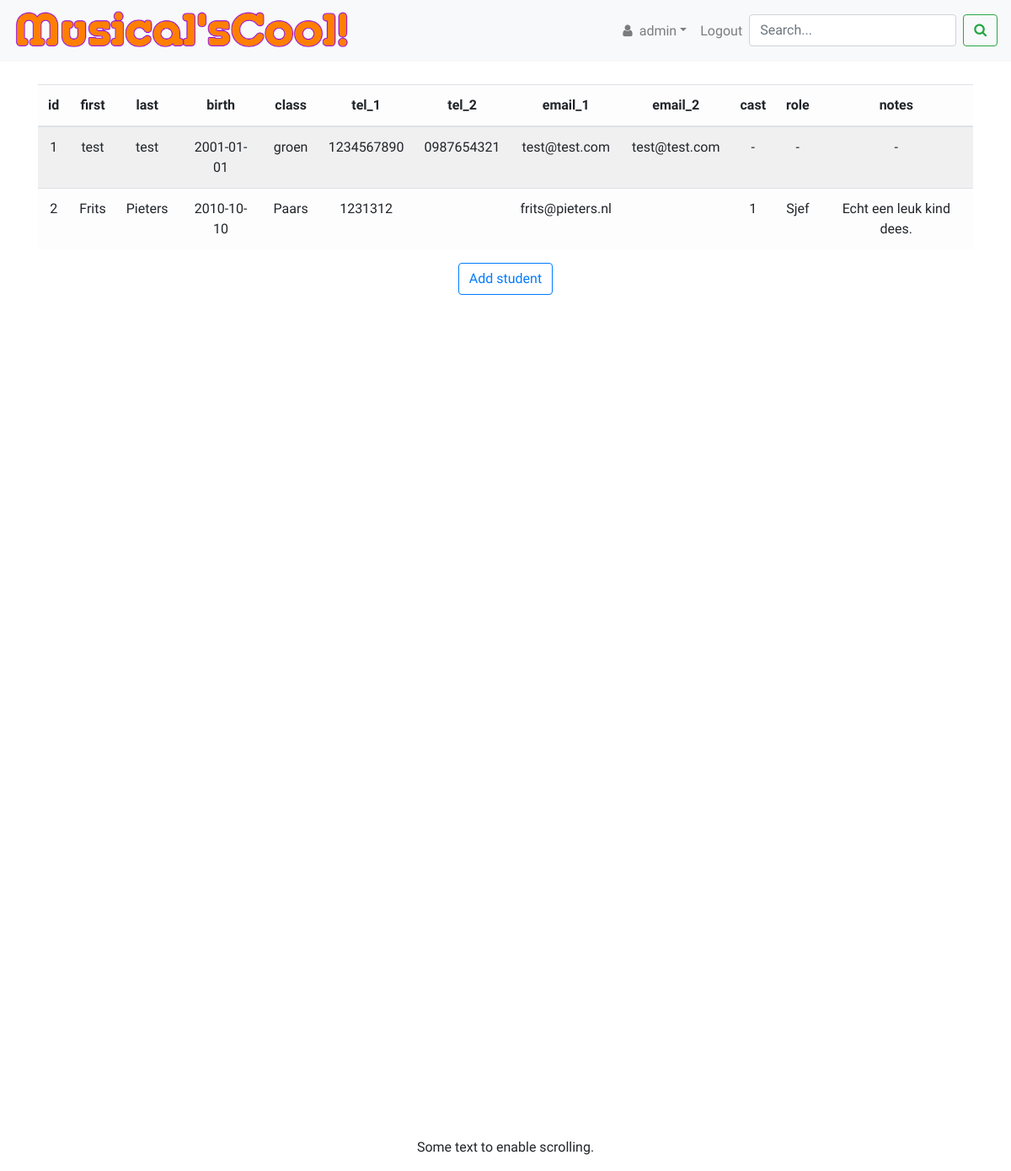
Page /index (signed in) on the committed database.
### tables this page shows
CREATE TABLE 'students' (
    'id' integer PRIMARY KEY AUTOINCREMENT NOT NULL, 
    'first' text NOT NULL, 
    'last' text NOT NULL, 
    'birth' date NOT NULL, 
    'class' text NOT NULL, 
    'tel_1' text NOT NULL, 
    'tel_2' text, 
    'email_1' text NOT NULL, 
    'email_2' text, 
    'cast' text, 
    'role' text, 
    'notes' text
);

### app.py (the view)
@login_required
@app.route("/", methods =["GET", "POST"])
@app.route("/index", methods =["GET", "POST"])
def index():
    if request.method == "POST":
        print("INDEX POST")
        """TODO"""
        """
        - Get search query
        - Run query on students database
        - return results
        - dispaly results on index.html
        """
        return redirect(url_for("index"))
    else:
        print("INDEX GET")
        conn = connect_db(database)
        conn.row_factory = dict_factory
        query = "SELECT * FROM students"
        records = search_student(conn, query)
        if not records:
            return render_template("index.html")
        for record in records:
            for value in record:
                if record[value] == None:
                    record[value] = "-"
        student_cast = 2
        headers = list(records[0])
        return render_template("index.html",
                            session = session,
                            records = records,
                            headers = headers,
                            student_classes = student_classes,
                            student_cast = student_cast)

### app.py (called while the page is built)
@app.after_request
def after_request(response):
    response.headers["Cache-Control"] = "no-cache, no-store, must-revalidate"
    response.headers["Expires"] = 0
    response.headers["Pragma"] = "no-cache"
    return response

### helpers.py (called while the page is built)
def connect_db(db_file):
    conn = None
    try:
        conn = sqlite3.connect(db_file)
        print("Succesfully connected to {}".format(db_file))
        return conn
    except sqlite3.Error as error:
        print("Failed to connect to database. Error:", error)

def dict_factory(cursor, row):
    d = {}
    for idx, col in enumerate(cursor.description):
        d[col[0]] = row[idx]
    return d

def search_student(conn, query):
    try:
        cur = conn.cursor()
        records = cur.execute(query).fetchall()
    except sqlite3.Error as error:
        print("Failed to search students table. Error", error)
    else:
        if len(records) >= 1:
            print(len(records),"record(s) matched the search query.")
            return records

### templates/index.html (shortened to what this page needs)
{% extends "layout.html" %}
{% block main %}
{% if not session.user_id %}
    <div class="container">
        <div class="container text-left">
            <p>Welcome to the Musical'sCool database. Please login first.</p>
        </div>
    </div>
{% else %}
    {% if records %}
    <table id="table" class="table table-light table-striped display">
        <thead>
            <tr>
                {% for head in headers %}
                <th>{{ head }}</th>
                {% endfor %}
            </tr>
        </thead>
        <tbody>
            {% for record in records %}
            <tr>
                {% for value in record %}
                <td>{{ record[value] }}</td>
                {% endfor %}
            </tr>
            {% endfor %}
        </tbody>
    </table>
    {% endif %}
    <button class="btn btn-outline-primary" onclick="showForm()" id="newStudentBtn">Add student</button>
{% endif %}
{% endblock %}

### templates/layout.html (shortened to what this page needs)
<!DOCTYPE html>
<html lang="en">
    <head>
        <link rel="stylesheet" href="https://maxcdn.bootstrapcdn.com/bootstrap/4.1.3/css/bootstrap.min.css">
        <link rel="stylesheet" href="https://maxcdn.bootstrapcdn.com/font-awesome/4.7.0/css/font-awesome.min.css">
        <link rel="stylesheet" href="/static/css/styles.css">
    </head>
    <body>
        <nav class="navbar navbar-expand-lg navbar-light bg-light sticky">
            <a class="navbar-brand logo" href="{{ url_for('index') }}">
                <img class="logo" src="/static/images/musicalscool-logo.png" alt="">
            </a>
            <div class="collapse navbar-collapse" id="navbar">
                <ul class="navbar-nav ml-auto">
                    {% if not session.user_id %}
                        <li class="nav-item dropdown">
                            <a class="nav-link dropdown-toggle" href="#" id="navbarDropdownMenuLink" data-toggle="dropdown">Login</a>
                            <div class="dropdown-menu">
                                <form class="form-horizontal" autocomplete="off" action="/login" method="POST">
                                    <input class="form-control login" type="text" name="login_username" placeholder="Username..." autofocus required>
                                    <input class="form-control login" type="password" name="login_password" placeholder="Password..." required>
                                    <input class="btn btn-primary" type="submit" name="submit" value="Login" required>
                                </form>
                            </div>
                        </li>
                        <li class="nav-item dropdown">
                            <a class="nav-link dropdown-toggle" href="#" id="navbarDropdownMenuLink" data-toggle="dropdown">Sign Up</a>
                            <div class="dropdown-menu">
                                <form class="form-horizontal" autocomplete="off" action="/register" method="POST">
                                    <input class="form-control register" type="text" name="register_username" placeholder="Username..." autofocus required>
                                    <input class="form-control register" type="password" name="register_password" placeholder="Password..." required>
                                    <input class="form-control register" type="password" name="register_confirm" placeholder="Confirm..." required>
                                    <input class="btn btn-primary" type="submit" name="submit" value="Sign up">
                                </form>
                            </div>
                        </li>
                    {% else %}
                        <li class="nav-item dropdown">
                            <a class="nav-link dropdown-toggle" href="#" id="navbarDropdownMenuLink" data-toggle="dropdown"><i class="fa fa-user" style="padding-right: 0.5rem;"></i>{{ session["username"] }}</a>
                        </li>
                        <li class="nav-item">
                            <a class="nav-link" href="{{ url_for('logout') }}">Logout</a>
                        </li>
                    {% endif %}
                    <div class="search-container">
                        <form class="form-inline my-2 my-lg-0">
                            <input class="form-control mr-sm-2" type="text" placeholder="Search..." aria-label="Search">
                            <button class="btn btn-outline-success my-2 my-sm-0" type="submit"><i class="fa fa-search"></i></button>
                        </form>
                    </div>
                </ul>
            </div>
        </nav>
        <main>
            <div class="container mx-auto margin-offset">
                {% block main %}{% endblock %}
            </div>
        </main>
        <div class="container" style="height: 1000px"></div>
        <p class="text-center">Some text to enable scrolling.</p>
    </body>

### static/css/styles.css (style rules this page uses)
body { font-family: 'Varela Round', sans-serif; }
.logo { width: auto; display: flex; max-width: 400px; margin-left: inherit; margin-right: inherit; }
.navbar-nav { margin: 0; padding: 0; }
.dropdown-toggle { font-family: inherit; margin: 0; }
.margin-offset { margin-top: 100px; }
.sticky { position: fixed; width: 100%; }
main { overflow-x: auto; text-align: center; }

### rows in the picture
students: id "1" "test" "test" "2001-01-01" "groen" "1234567890" "0987654321" "test@test.com" "test@test.com" "-" "-" "-"
students: id "2" "Frits" "Pieters" "2010-10-10" "Paars" "1231312" "frits@pieters.nl" "1" "Sjef" "Echt een leuk kind dees."

### other values in the picture
{{ session["username"] }} "admin"
{{ head }} "id" "first" "last" "birth" "class" "tel_1" "tel_2" "email_1" "email_2" "cast" "role" "notes"
